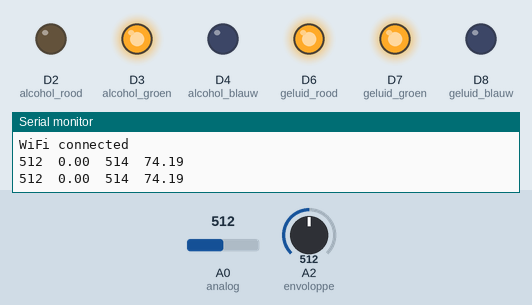
The sketch below on a simulated Arduino MKR. Parts: output pins drawn as LEDs (lit = HIGH), the last lines printed to the serial monitor. The test bench sets the inputs (shaded band); at power-on: A2 (envoloppe) = 512, A0 (analog) = 512. WiFi joins after 1.5 s; servers stay silent unless stated.

Above: at 4.5 s.
4.6 s: A2 (envoloppe) set to 300
6.5 s: A2 (envoloppe) set to 263
At 8.5 s:
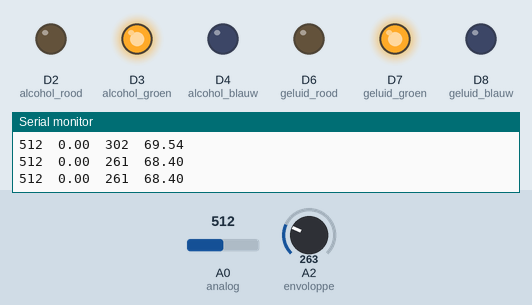
8.8 s: A2 (envoloppe) set to 300
10.5 s: A2 (envoloppe) set to 333
At 11.7 s:
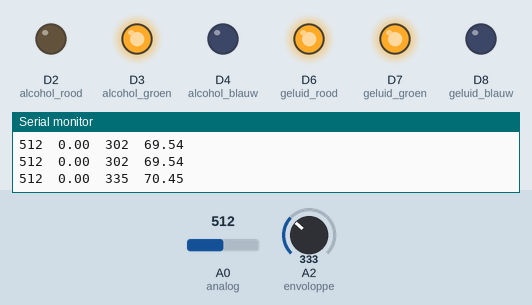
12.8 s: A2 (envoloppe) set to 190
At 14.6 s:
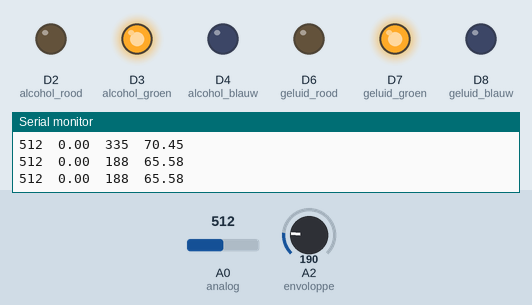
Timing chart, 0 to 15.8 s (numbered marks = the images above; inputs shaded):
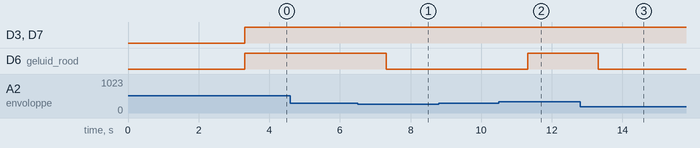

The sketch:

Party_Device_Arduino_Nano_33_IOT.ino
```cpp
/* Party  Device
 *  MQ-3 Gas Sensor: VCC -> 5V
 *                   A0 -> A0
 *                   D0 -> D15
 *                   GND -> GND
 *        !please note that the MQ-3 has a preheat time of 24H, so it may be inaccurate!
 *
 *  Sparfun Sound Detector: VCC -> 3.3V
 *                          Enveloppe -> D16
 *                          I didn't connect the Gate pin and Audio pin for this project.
 *                          GND -> GND
 *
 *  RGB Alcohol (common kathode): GND -> GND
 *                                Red -> D2
 *                                Green -> D3
 *                                Blue -> D4
 *
 *  RGB Sound (common kathode):   GND -> GND
 *                                Red -> D5
 *                                Green -> D6
 *                                Blue -> D7
 *
 *  Small little device for party's to be safe of sound and alcohol... or to break records :D
 *  Feel free to use and modify as you want and correct things that are not accurate
 *  and please let me know so I can edit the main program
 */


#define BLYNK_MAX_SENDBYTES 256             //sets sendible bytes to 256 (max) for push notifications
#define BLYNK_PRINT Serial

#include <SPI.h>
#include <WiFiNINA.h>                       //Arduino Uno 33 IOT build-in WiFi
#include <BlynkSimpleWiFiNINA.h>

const char* auth = "mH82hZg_1MyMdtfWIcPmBje9isZvv_w4";                //Authentication token from Blynk

char* ssid = "WiFi name";                       //Your WiFi name
char* pass = "WiFi password";                   //Your WiFi password, use "" for open netwerk

int analog = A0;                              //Analog pin (A0) from MQ-3 sets to pin A0
int envoloppe = A2;                           //Analog pin (enveloppe) from the sound detector sets to pin A2

int waarde = 0;                               //Variable for value of MQ-3
float alcohol = 0;                            //Variable to convert 'waarde' to promille
int geluid = 0;                               //Variable for value of sound detector
float dB = 0;                                 //Variable to convert 'geluid' to decibel

//RGB Alcohol
int alcohol_rood = 2;                         //Define RGB red pin
int alcohol_groen = 3;                        //Define RGB green pin
int alcohol_blauw = 4;                        //Define RGB blue pin

//RGB Sound
int geluid_rood = 6;                          //Define RGB red pin
int geluid_groen = 7;                         //Define RGB green pin
int geluid_blauw = 8;                         //Define RGB blue pin

void setup() {
  Serial.begin(115200);                       //Begins Serial Monitor

  //Sets pinmodes to INPUT or OUTPUT
  pinMode(analog,INPUT);
  pinMode(envoloppe,INPUT);
  pinMode(alcohol_rood,OUTPUT);
  pinMode(alcohol_groen,OUTPUT);
  pinMode(alcohol_blauw,OUTPUT);
  pinMode(geluid_rood,OUTPUT);
  pinMode(geluid_groen,OUTPUT);
  pinMode(geluid_blauw,OUTPUT);

  //Setting up WiFi
  Serial.print("Connecting to ");
  Serial.println(ssid);
  WiFi.begin(ssid, pass);
  int wifi_ctr = 0;
  while (WiFi.status() != WL_CONNECTED) {
    delay(500);
    Serial.print(".");
  }
  Serial.println("WiFi connected");

  //Begins Blynk server
  Blynk.begin(auth, ssid, pass, "server.wyns.it", 8081);                    //I use the Blynk server from my professor but if you want you can use the servers of Blynk
  //Blynk.begin(auth, ssid, pass);                                          //Using one of the Blynk servers
}

void loop() {
  Blynk.run();                                          //Starts the Blynk cycle

  //MQ-3 gas sensor
  waarde = analogRead(analog);
  Serial.print(waarde);
  Serial.print("\t");
  alcohol = (waarde)/1000;
  Serial.print(alcohol);

  //Sound sensor
  geluid = analogRead(envoloppe);
  Serial.print("\t");
  Serial.print(geluid^2);
  Serial.print("\t");
  dB = 20 * log10(geluid) + 20;
  Serial.println(dB);

  //Writing the values to the Blynk app
  Blynk.virtualWrite(V1, dB);
  Blynk.virtualWrite(V2, alcohol);

  //3 if functions to use our RGB Sound
  if (dB <= 69) {
    analogWrite(geluid_groen,255);
    analogWrite(geluid_rood,0);
    analogWrite(geluid_blauw,0);
  }
  if (dB >= 70 and dB < 95) {
    analogWrite(geluid_groen,255);
    analogWrite(geluid_rood,255);
    analogWrite(geluid_blauw,0);
    Blynk.notify("Korte termijn gehoorschade!");
  }
  if (dB >= 95) {
    analogWrite(geluid_groen,0);
    analogWrite(geluid_rood,255);
    analogWrite(geluid_blauw,0);
    Blynk.notify("Lange termijn gehoorschade!");
  }

  //3 if functions to use our RGB Alcohol
  if (alcohol < 200) {
    analogWrite(alcohol_groen,255);
    analogWrite(alcohol_rood,0);
    analogWrite(alcohol_blauw,0);
  }
  if (alcohol >= 200 and alcohol < 500) {
    analogWrite(alcohol_groen,255);
    analogWrite(alcohol_rood,255);
    analogWrite(alcohol_blauw,0);
  }
  if (alcohol >= 500) {
    analogWrite(alcohol_groen,0);
    analogWrite(alcohol_rood,255);
    analogWrite(alcohol_blauw,0);
    Blynk.notify("Je mag niet met de auto rijden!");
  }
  delay(1000);                                            //delay of 1s
}
```

Measured:
- the behaviour switches between 282 and 281 on A2 (envoloppe) (found by bisection; images 0 and 1)
- the behaviour switches between 316 and 317 on A2 (envoloppe) (found by bisection; images 1 and 2)
- after the input at 6.5 s, D6 (geluid_rood): HIGH → LOW after 0.81 s
- after the input at 10.5 s, D6 (geluid_rood): LOW → HIGH after 0.82 s
- after the input at 12.8 s, D6 (geluid_rood): HIGH → LOW after 0.52 s
